Frame 1 (no input): blank canvas, image omitted
Frame 60 (no input): blank canvas, image omitted
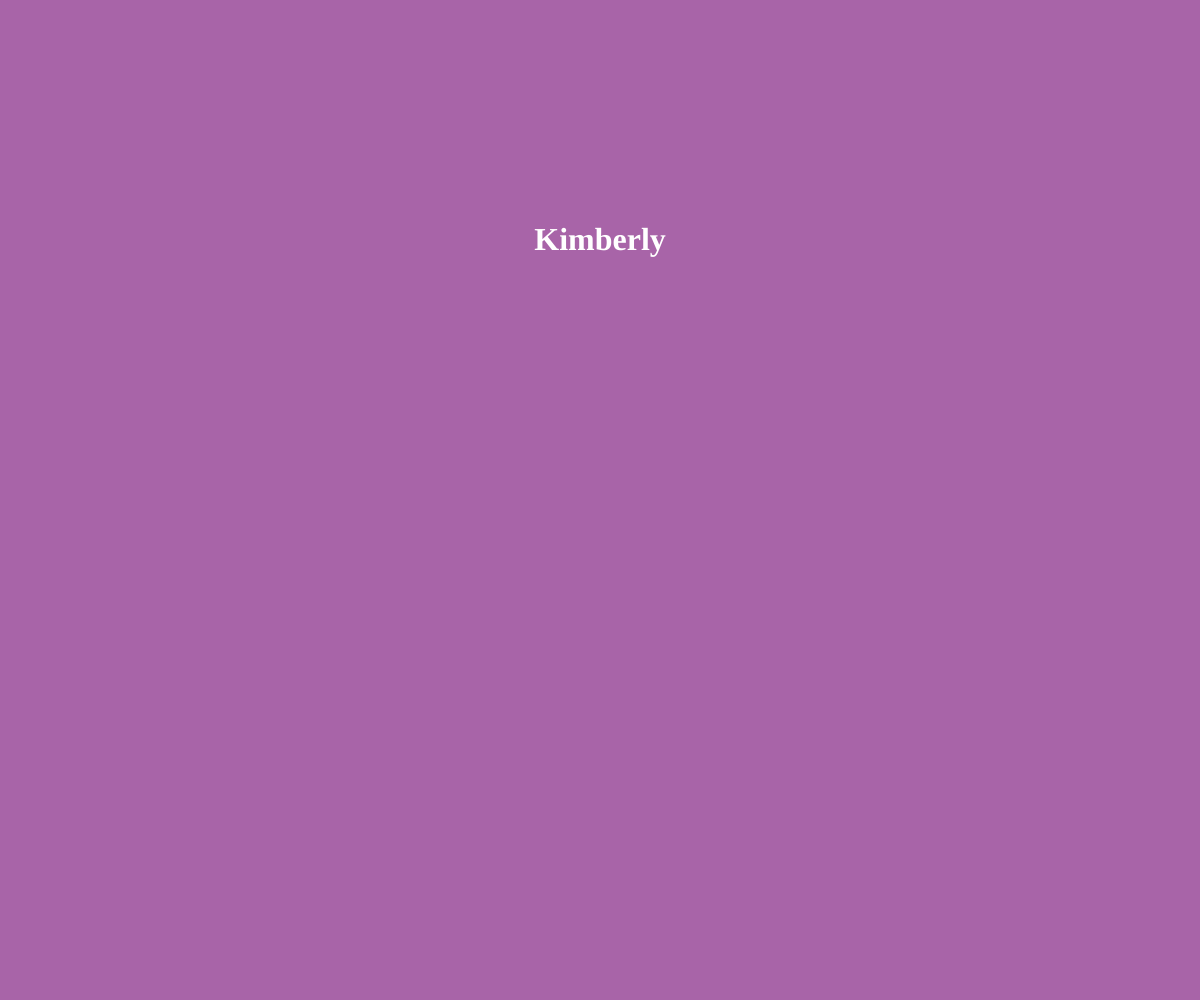
Frame 120 (the mouse pressed at the canvas centre since frame 60)

The p5.js sketch whose frames 1 and 60 were blank and that drew this single picture after the mouse press (run headless with seeded random() and noise() and a simulated clock; from frame 60 on, the mouse is pressed at the canvas centre):

// p5.js sketch
// ── sketch.js
var studentArray = [];

function setup() {
    background(168, 100, 168);
    createCanvas(windowWidth, windowHeight);


    studentArray = new Array(
        "Cece",
        "Alisha",
        "Joe",
        "Taylor",
        "Mackenzie",
        "Joyce",
        "Paige",
        "Alex",
        "Brittaney",
        "Shane",
        "Ryan",
        "Bryan",
        "Tyler",
        "Kimberly",
        "Shelby",
        "Ariel",
        "Lily",
        "Alex",
        "Barrett"
    ) 
}

function draw() {
}

function chooseStudent(){
    textFont("Georgia");
    textAlign(CENTER);
    textSize(32);
    textStyle(BOLD);
    fill(255);
    background(168, 100, 168);
    var index = floor(random(studentArray.length));  //convert to integer
    text(studentArray[index],width/2,height/4);  //displays one of the arrray items 
    studentArray.splice(index, 1); //removes name from the array
}

function mousePressed() {
    chooseStudent();
    print(studentArray);
    return;
}
